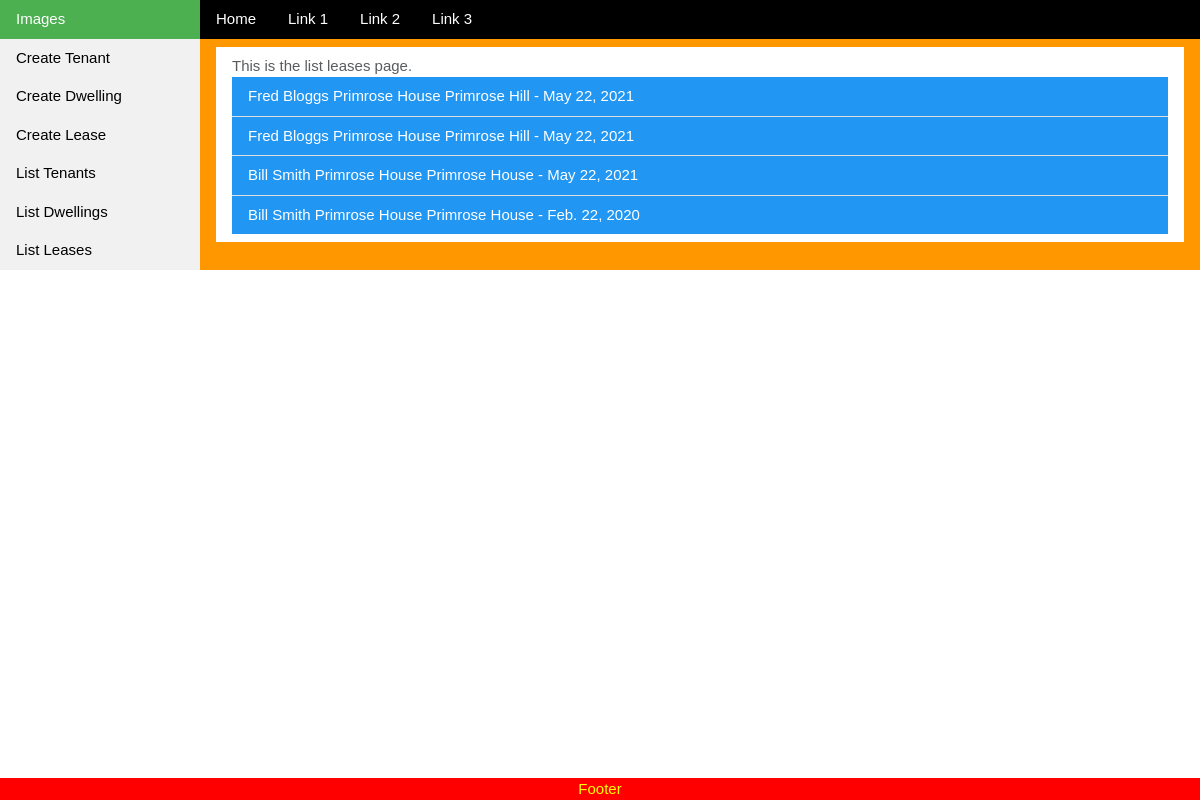
The page /portfolio/list_lease.html on the database as committed earlier.
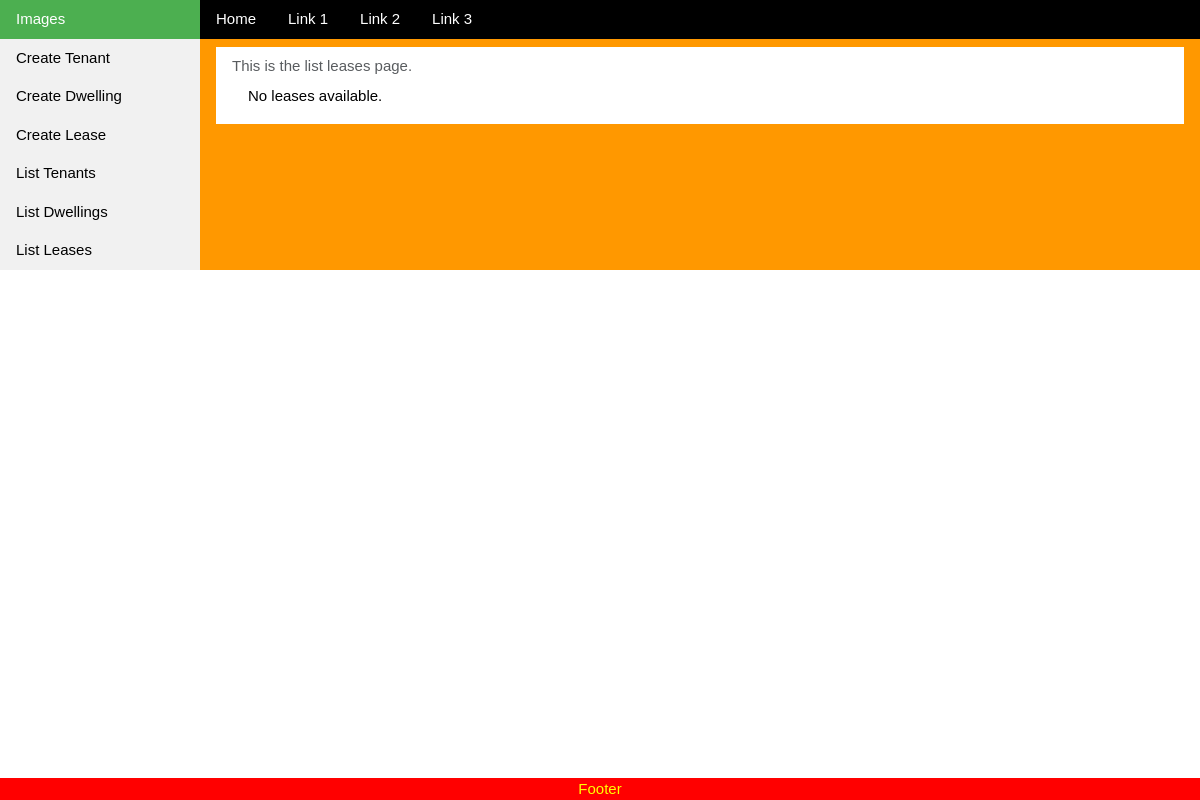
The same page on the database as committed later.
### PropertiesApp/models/lease_model.py (models this page shows, shortened)
class Lease(models.Model):
    tenant = models.ForeignKey(Tenant, on_delete=models.CASCADE)
    dwelling = models.ForeignKey(Dwelling, on_delete=models.CASCADE)
    start_date = models.DateField()
    end_date = models.DateField()
    rent_amount = models.DecimalField(max_digits=10, decimal_places=2)
    created_at = models.DateTimeField(auto_now_add=True)
    updated_at = models.DateTimeField(auto_now=True)

### PropertiesApp/models/tenant_model.py (models this page shows)
class Tenant(models.Model):
    first_name = models.CharField(max_length=50)
    last_name = models.CharField(max_length=50)
    email = models.EmailField(unique=True)
    phone = models.CharField(max_length=20, blank=True, null=True)
    created_at = models.DateTimeField(auto_now_add=True)
    updated_at = models.DateTimeField(auto_now=True)
    def __str__(self):
        return f"{self.first_name} {self.last_name}"

### PropertiesApp/models/dwelling_model.py (models this page shows)
class Dwelling(models.Model):
    house = models.CharField(max_length=100)
    street = models.CharField(max_length=100, blank=True, null=True)
    town = models.CharField(max_length=100, blank=True, null=True)
    county = models.CharField(max_length=100, blank=True, null=True)
    postcode = models.CharField(max_length=20)
    created_at = models.DateTimeField(auto_now_add=True)
    updated_at = models.DateTimeField(auto_now=True)
    def __str__(self):
        return f"{self.house} {self.street}"

### PropertiesApp/views/lease_views.py (the view)
# urls.py: path("list_lease.html", lease_views.LeaseListView.as_view(), name="list-lease"),
class LeaseListView(ListView):
    model = Lease
    form_class = LeaseListForm
    context_object_name = "leases"
    template_name = "PropertiesApp/list_lease.html"

### PropertiesApp/templates/PropertiesApp/list_lease.html (shortened to what this page needs)
{% extends "PropertiesApp/list_objects.html" %}
{% block content %}
<div class="w3card w3-padding w3-white">
    <p class='text-muted'>This is the list leases page.</p>
    <ul class="w3-ul">
        {% for lease in leases %}
            <li class="w3-container w3-blue"> <a href="{% url 'detail-lease' lease.pk %}" > {{ lease.tenant }}</a> {{ lease.dwelling }} - {{ lease.start_date }}</li>
        {% empty %}
            <li class="w3-container">No leases available.</li>
        {% endfor %}
</div>
{% endblock content %}

Rows that differ between the two databases and show on the page:
removed Lease: tenant "Fred Bloggs", dwelling "Primrose House Primrose Hill", start_date "May 22, 2021"
removed Lease: tenant "Fred Bloggs", dwelling "Primrose House Primrose Hill", start_date "May 22, 2021"
removed Lease: tenant "Bill Smith", dwelling "Primrose House Primrose House", start_date "May 22, 2021"
removed Lease: tenant "Bill Smith", dwelling "Primrose House Primrose House", start_date "Feb. 22, 2020"
Other text that changed with them:
text now shown: "No leases available."
